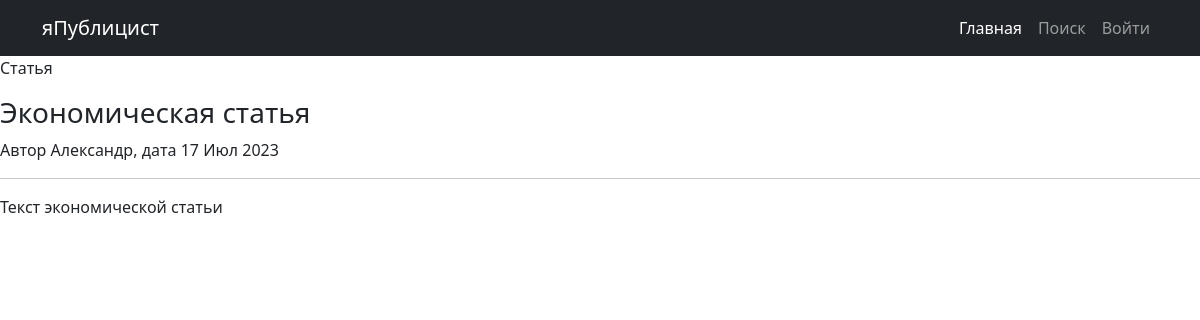
Page /2/ on the committed database.
### main/models.py (models this page shows, shortened)
class Post(models.Model):
    author = models.ForeignKey(Author, on_delete=models.CASCADE)
    post_category = models.CharField(max_length=7, choices=POST_CATEGORY_CHOICES)
    date = models.DateTimeField(auto_now_add=True)
    category = models.ManyToManyField(Category, through='PostCategory')
    headline = models.CharField(max_length=255)
    text = models.TextField()
    rating = models.IntegerField(default=0)
    class Meta:
        verbose_name = 'Пост'
        verbose_name_plural = 'Посты'

class Author(models.Model):
    rating = models.IntegerField(default=0)
    user = models.OneToOneField(User, on_delete=models.CASCADE)
    name = models.CharField(max_length=100)
    class Meta:
        verbose_name = 'Автор'
        verbose_name_plural = 'Авторы'

### main/views.py (the view)
# urls.py: path('<int:pk>/', PostDetail.as_view(), name='post_detail'),
class PostDetail(DetailView):
    model = Post
    template_name = 'post.html'
    context_object_name = 'post'

### main/templatetags/custom_filters.py (called while the page is built)
@register.filter()
def apply_censor(text):
    bad_words = ['bad_word', ]
    res = ''
    for word in text.split():
        if word.strip('.,;:-?!()').lower() in bad_words:
            bad_word = word.strip('.,;:-?!()').lower()
            for l in word.lower():
                if l != bad_word[0]:
                    res += l
                else:
                    break
            temp = ''
            for l in word.lower()[-1]:
                if l != bad_word[-1]:
                    temp += l
                else:
                    break
            res += '*' + temp
        else:
            res += word + ' '
    return res

### templates/post.html
{% extends 'default.html' %}
{% load custom_filters %}
{% block title %}
<p>{{ post.post_category }}</p>
{% endblock title %}
{% block content %}
<h3>{{ post.headline|apply_censor }}</h3>
Автор {{ post.author.user }}, дата {{ post.date|date:'d M Y' }} <hr>
{{ post.text|apply_censor }}
{% endblock content %}

### rows in the picture
Post: post_category "Статья", headline|apply_censor "Экономическая статья", author.user "Александр", date "17 Июл 2023", text|apply_censor "Текст экономической статьи"
